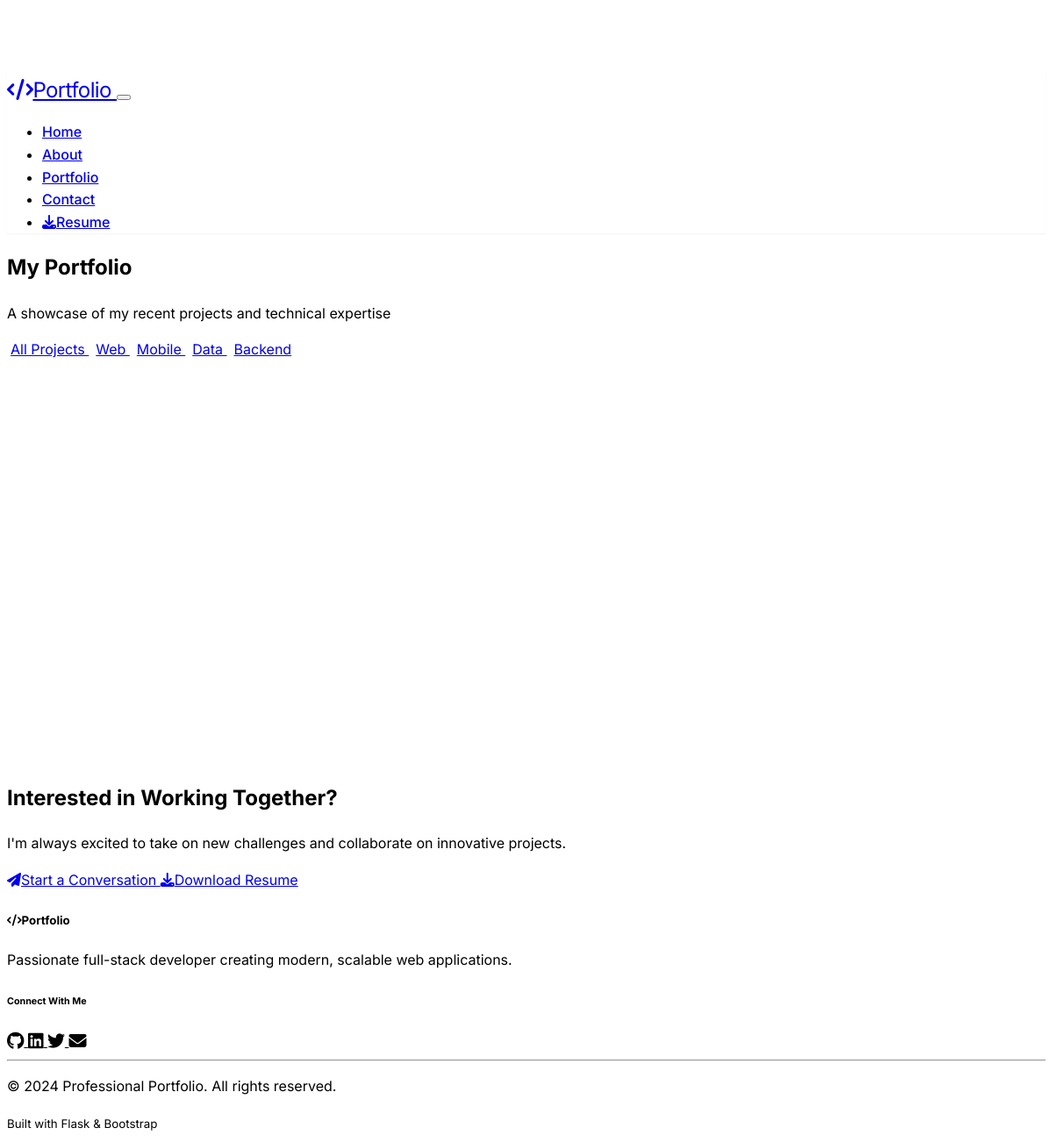
/portfolio?category=mobile, run on the app's committed database.
### models.py (models this page shows, shortened)
class Project(db.Model):
    id = db.Column(db.Integer, primary_key=True)
    title = db.Column(db.String(100), nullable=False)
    description = db.Column(db.Text, nullable=False)
    image_url = db.Column(db.String(500))
    project_url = db.Column(db.String(500))
    github_url = db.Column(db.String(500))
    category = db.Column(db.String(50), nullable=False)
    technologies = db.Column(db.String(200))
    created_at = db.Column(db.DateTime, default=datetime.utcnow)
    featured = db.Column(db.Boolean, default=False)

### routes.py (the view)
@app.route('/portfolio')
def portfolio():
    category = request.args.get('category', 'all')
    if category == 'all':
        projects = Project.query.order_by(Project.created_at.desc()).all()
    else:
        projects = Project.query.filter_by(category=category).order_by(Project.created_at.desc()).all()
    categories = db.session.query(Project.category).distinct().all()
    categories = [cat[0] for cat in categories]
    return render_template('portfolio.html', projects=projects, categories=categories, current_category=category)

### templates/portfolio.html (shortened to what this page needs)
{% extends "base.html" %}
{% block content %}
<section class="portfolio-header py-5">
    <div class="container">
        <div class="row">
            <div class="col-12 text-center">
                <h1 class="display-5 fw-bold mb-3">My Portfolio</h1>
                <p class="lead text-muted mb-5">A showcase of my recent projects and technical expertise</p>
                <div class="filter-buttons mb-5">
                    <a href="{{ url_for('portfolio') }}"
                       class="btn {% if current_category == 'all' %}btn-primary{% else %}btn-outline-primary{% endif %} me-2 mb-2">
                        All Projects
                    </a>
                    {% for category in categories %}
                    <a href="{{ url_for('portfolio', category=category) }}"
                       class="btn {% if current_category == category %}btn-primary{% else %}btn-outline-primary{% endif %} me-2 mb-2">
                        {{ category.title() }}
                    </a>
                    {% endfor %}
                </div>
            </div>
        </div>
    </div>
</section>
<section class="projects-grid pb-5">
    <div class="container">
        {% if projects %}
        <div class="row">
            {% for project in projects %}
            <div class="col-lg-4 col-md-6 mb-5">
            </div>
            {% endfor %}
        </div>
        {% endif %}
    </div>
</section>
<section class="portfolio-cta py-5 bg-dark">
    <div class="container">
        <div class="row">
            <div class="col-lg-8 mx-auto text-center">
                <h2 class="fw-bold mb-3">Interested in Working Together?</h2>
                <p class="lead text-muted mb-4">
                    I'm always excited to take on new challenges and collaborate on innovative projects.
                </p>
                <div class="cta-buttons">
                    <a href="{{ url_for('contact') }}" class="btn btn-primary btn-lg me-3">
                        <i class="fas fa-paper-plane me-2"></i>Start a Conversation
                    </a>
                    <a href="{{ url_for('resume') }}" class="btn btn-outline-secondary btn-lg" target="_blank">
                        <i class="fas fa-download me-2"></i>Download Resume
                    </a>
                </div>
            </div>
        </div>
    </div>
</section>
{% endblock %}

### static/css/style.css (style rules this page uses)
:root { --font-family: 'Inter', -apple-system, BlinkMacSystemFont, 'Segoe UI', Roboto, sans-serif; --transition: all 0.3s cubic-bezier(0.4, 0, 0.2, 1); --shadow-sm: 0 1px 2px 0 rgba(0, 0, 0, 0.05); --shadow-md: 0 4px 6px -1px rgba(0, 0, 0, 0.1), 0 2px 4px -1px rgba(0, 0, 0, 0.06); --shadow-lg: 0 10px 15px -3px rgba(0, 0, 0, 0.1), 0 4px 6px -2px rgba(0, 0, 0, 0.05); --shadow-xl: 0 20px 25px -5px rgba(0, 0, 0, 0.1), 0 10px 10px -5px rgba(0, 0, 0, 0.04); }
body { font-family: var(--font-family); line-height: 1.6; padding-top: 76px; }
html { scroll-behavior: smooth; }
.filter-buttons .btn { transition: var(--transition); margin: 0.25rem; }
.cta-section, .portfolio-cta { background: linear-gradient(135deg, rgba(var(--bs-primary-rgb), 0.03) 0%, rgba(var(--bs-secondary-rgb), 0.03) 100%); }
.cta-buttons .btn { min-width: 180px; transition: var(--transition); }

### data on the page
Project: title "Web"
Project: title "Data"
Project: title "Backend"

### other printed values
{{ category.title() }} "Mobile"
